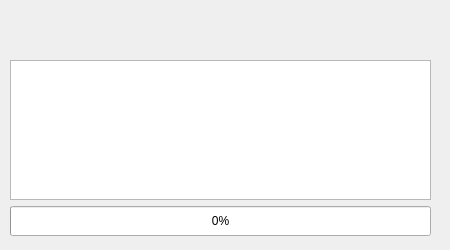
<?xml version="1.0" encoding="UTF-8"?>
<ui version="4.0">
 <class>InitDataDlg</class>
 <widget class="QDialog" name="InitDataDlg">
  <property name="geometry">
   <rect>
    <x>0</x>
    <y>0</y>
    <width>450</width>
    <height>250</height>
   </rect>
  </property>
  <property name="styleSheet">
   <string notr="true">QDialog#InitDataDlg
{
background-color: rgb(255, 255, 255);
};</string>
  </property>
  <widget class="MovingPrograssBar" name="progressBar">
   <property name="geometry">
    <rect>
     <x>10</x>
     <y>206</y>
     <width>421</width>
     <height>30</height>
    </rect>
   </property>
   <property name="styleSheet">
    <string notr="true">QProgressBar::chunk{
background-image: url(:/Image/Image/Dialog/loadingbar_1.png);
};</string>
   </property>
   <property name="value">
    <number>0</number>
   </property>
   <property name="alignment">
    <set>Qt::AlignRight|Qt::AlignTrailing|Qt::AlignVCenter</set>
   </property>
   <property name="textVisible">
    <bool>true</bool>
   </property>
   <property name="orientation">
    <enum>Qt::Horizontal</enum>
   </property>
  </widget>
  <widget class="QListWidget" name="listWidget">
   <property name="geometry">
    <rect>
     <x>10</x>
     <y>60</y>
     <width>421</width>
     <height>140</height>
    </rect>
   </property>
   <property name="editTriggers">
    <set>QAbstractItemView::NoEditTriggers</set>
   </property>
  </widget>
  <widget class="QLabel" name="label">
   <property name="geometry">
    <rect>
     <x>20</x>
     <y>210</y>
     <width>81</width>
     <height>20</height>
    </rect>
   </property>
   <property name="palette">
    <palette>
     <active>
      <colorrole role="WindowText">
       <brush brushstyle="SolidPattern">
        <color alpha="255">
         <red>255</red>
         <green>255</green>
         <blue>255</blue>
        </color>
       </brush>
      </colorrole>
     </active>
     <inactive>
      <colorrole role="WindowText">
       <brush brushstyle="SolidPattern">
        <color alpha="255">
         <red>255</red>
         <green>255</green>
         <blue>255</blue>
        </color>
       </brush>
      </colorrole>
     </inactive>
     <disabled>
      <colorrole role="WindowText">
       <brush brushstyle="SolidPattern">
        <color alpha="255">
         <red>120</red>
         <green>120</green>
         <blue>120</blue>
        </color>
       </brush>
      </colorrole>
     </disabled>
    </palette>
   </property>
   <property name="text">
    <string>Loading···</string>
   </property>
   <property name="alignment">
    <set>Qt::AlignCenter</set>
   </property>
  </widget>
  <widget class="QWidget" name="widgetHeader" native="true">
   <property name="geometry">
    <rect>
     <x>0</x>
     <y>0</y>
     <width>451</width>
     <height>41</height>
    </rect>
   </property>
   <property name="styleSheet">
    <string notr="true">QWidget#widgetHeader
{border-image: url(:/Image/Image/Dialog/loading_head.png);};</string>
   </property>
   <layout class="QHBoxLayout" name="horizontalLayout">
    <item>
     <spacer name="horizontalSpacer">
      <property name="orientation">
       <enum>Qt::Horizontal</enum>
      </property>
      <property name="sizeHint" stdset="0">
       <size>
        <width>208</width>
        <height>20</height>
       </size>
      </property>
     </spacer>
    </item>
    <item>
     <widget class="QLabel" name="labelTitle">
      <property name="palette">
       <palette>
        <active>
         <colorrole role="WindowText">
          <brush brushstyle="SolidPattern">
           <color alpha="255">
            <red>255</red>
            <green>255</green>
            <blue>255</blue>
           </color>
          </brush>
         </colorrole>
        </active>
        <inactive>
         <colorrole role="WindowText">
          <brush brushstyle="SolidPattern">
           <color alpha="255">
            <red>255</red>
            <green>255</green>
            <blue>255</blue>
           </color>
          </brush>
         </colorrole>
        </inactive>
        <disabled>
         <colorrole role="WindowText">
          <brush brushstyle="SolidPattern">
           <color alpha="255">
            <red>120</red>
            <green>120</green>
            <blue>120</blue>
           </color>
          </brush>
         </colorrole>
        </disabled>
       </palette>
      </property>
      <property name="font">
       <font>
        <pointsize>11</pointsize>
       </font>
      </property>
      <property name="text">
       <string/>
      </property>
     </widget>
    </item>
    <item>
     <widget class="CustomStayClickEvnetWidget" name="widget" native="true">
      <property name="minimumSize">
       <size>
        <width>40</width>
        <height>20</height>
       </size>
      </property>
     </widget>
    </item>
    <item>
     <spacer name="horizontalSpacer_2">
      <property name="orientation">
       <enum>Qt::Horizontal</enum>
      </property>
      <property name="sizeHint" stdset="0">
       <size>
        <width>207</width>
        <height>20</height>
       </size>
      </property>
     </spacer>
    </item>
   </layout>
  </widget>
 </widget>
 <customwidgets>
  <customwidget>
   <class>MovingPrograssBar</class>
   <extends>QProgressBar</extends>
   <header>UIClass/CustomWidget/MovingPrograssBar.h</header>
  </customwidget>
  <customwidget>
   <class>CustomStayClickEvnetWidget</class>
   <extends>QWidget</extends>
   <header>UIClass/CustomWidget/CustomStayClickEvnetWidget.h</header>
   <container>1</container>
  </customwidget>
 </customwidgets>
 <resources/>
 <connections/>
</ui>
